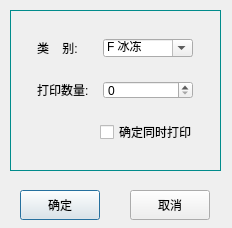
<?xml version="1.0" encoding="UTF-8"?>
<ui version="4.0">
 <class>newslices</class>
 <widget class="QDialog" name="newslices">
  <property name="geometry">
   <rect>
    <x>0</x>
    <y>0</y>
    <width>232</width>
    <height>228</height>
   </rect>
  </property>
  <property name="minimumSize">
   <size>
    <width>232</width>
    <height>228</height>
   </size>
  </property>
  <property name="maximumSize">
   <size>
    <width>232</width>
    <height>228</height>
   </size>
  </property>
  <property name="windowTitle">
   <string>Dialog</string>
  </property>
  <widget class="QGroupBox" name="groupBox">
   <property name="geometry">
    <rect>
     <x>10</x>
     <y>10</y>
     <width>211</width>
     <height>161</height>
    </rect>
   </property>
   <property name="styleSheet">
    <string notr="true">QGroupBox {
     border-width:1px;  
   border-style:solid;
   border-color:darkCyan;  

}</string>
   </property>
   <property name="title">
    <string/>
   </property>
   <layout class="QVBoxLayout" name="verticalLayout_2">
    <item>
     <layout class="QVBoxLayout" name="verticalLayout">
      <item>
       <spacer name="horizontalSpacer_9">
        <property name="orientation">
         <enum>Qt::Horizontal</enum>
        </property>
        <property name="sizeHint" stdset="0">
         <size>
          <width>40</width>
          <height>20</height>
         </size>
        </property>
       </spacer>
      </item>
      <item>
       <layout class="QHBoxLayout" name="horizontalLayout">
        <item>
         <spacer name="horizontalSpacer">
          <property name="orientation">
           <enum>Qt::Horizontal</enum>
          </property>
          <property name="sizeHint" stdset="0">
           <size>
            <width>40</width>
            <height>20</height>
           </size>
          </property>
         </spacer>
        </item>
        <item>
         <widget class="QLabel" name="label">
          <property name="minimumSize">
           <size>
            <width>60</width>
            <height>0</height>
           </size>
          </property>
          <property name="text">
           <string>类    别:</string>
          </property>
         </widget>
        </item>
        <item>
         <widget class="QComboBox" name="comboBoxType">
          <property name="minimumSize">
           <size>
            <width>90</width>
            <height>0</height>
           </size>
          </property>
          <property name="editable">
           <bool>true</bool>
          </property>
          <item>
           <property name="text">
            <string>F 冰冻</string>
           </property>
          </item>
          <item>
           <property name="text">
            <string>A 常规</string>
           </property>
          </item>
         </widget>
        </item>
        <item>
         <spacer name="horizontalSpacer_2">
          <property name="orientation">
           <enum>Qt::Horizontal</enum>
          </property>
          <property name="sizeHint" stdset="0">
           <size>
            <width>40</width>
            <height>20</height>
           </size>
          </property>
         </spacer>
        </item>
       </layout>
      </item>
      <item>
       <spacer name="horizontalSpacer_7">
        <property name="orientation">
         <enum>Qt::Horizontal</enum>
        </property>
        <property name="sizeHint" stdset="0">
         <size>
          <width>40</width>
          <height>20</height>
         </size>
        </property>
       </spacer>
      </item>
      <item>
       <layout class="QHBoxLayout" name="horizontalLayout_2">
        <item>
         <spacer name="horizontalSpacer_3">
          <property name="orientation">
           <enum>Qt::Horizontal</enum>
          </property>
          <property name="sizeHint" stdset="0">
           <size>
            <width>40</width>
            <height>20</height>
           </size>
          </property>
         </spacer>
        </item>
        <item>
         <widget class="QLabel" name="label_2">
          <property name="minimumSize">
           <size>
            <width>60</width>
            <height>0</height>
           </size>
          </property>
          <property name="text">
           <string>打印数量:</string>
          </property>
         </widget>
        </item>
        <item>
         <widget class="QSpinBox" name="spinBoxPrintNumber">
          <property name="minimumSize">
           <size>
            <width>90</width>
            <height>0</height>
           </size>
          </property>
         </widget>
        </item>
        <item>
         <spacer name="horizontalSpacer_4">
          <property name="orientation">
           <enum>Qt::Horizontal</enum>
          </property>
          <property name="sizeHint" stdset="0">
           <size>
            <width>40</width>
            <height>20</height>
           </size>
          </property>
         </spacer>
        </item>
       </layout>
      </item>
      <item>
       <spacer name="horizontalSpacer_8">
        <property name="orientation">
         <enum>Qt::Horizontal</enum>
        </property>
        <property name="sizeHint" stdset="0">
         <size>
          <width>40</width>
          <height>20</height>
         </size>
        </property>
       </spacer>
      </item>
      <item>
       <layout class="QHBoxLayout" name="horizontalLayout_3">
        <item>
         <spacer name="horizontalSpacer_5">
          <property name="orientation">
           <enum>Qt::Horizontal</enum>
          </property>
          <property name="sizeHint" stdset="0">
           <size>
            <width>40</width>
            <height>20</height>
           </size>
          </property>
         </spacer>
        </item>
        <item>
         <widget class="QLabel" name="label_3">
          <property name="minimumSize">
           <size>
            <width>60</width>
            <height>0</height>
           </size>
          </property>
          <property name="text">
           <string/>
          </property>
         </widget>
        </item>
        <item>
         <widget class="QCheckBox" name="checkBoxPrint">
          <property name="text">
           <string>确定同时打印</string>
          </property>
         </widget>
        </item>
        <item>
         <spacer name="horizontalSpacer_6">
          <property name="orientation">
           <enum>Qt::Horizontal</enum>
          </property>
          <property name="sizeHint" stdset="0">
           <size>
            <width>40</width>
            <height>20</height>
           </size>
          </property>
         </spacer>
        </item>
       </layout>
      </item>
     </layout>
    </item>
    <item>
     <spacer name="horizontalSpacer_10">
      <property name="orientation">
       <enum>Qt::Horizontal</enum>
      </property>
      <property name="sizeHint" stdset="0">
       <size>
        <width>40</width>
        <height>20</height>
       </size>
      </property>
     </spacer>
    </item>
   </layout>
  </widget>
  <widget class="QPushButton" name="pushButtonOk">
   <property name="geometry">
    <rect>
     <x>20</x>
     <y>190</y>
     <width>80</width>
     <height>30</height>
    </rect>
   </property>
   <property name="minimumSize">
    <size>
     <width>0</width>
     <height>30</height>
    </size>
   </property>
   <property name="text">
    <string>确定</string>
   </property>
  </widget>
  <widget class="QPushButton" name="pushButtonCancel">
   <property name="geometry">
    <rect>
     <x>130</x>
     <y>190</y>
     <width>80</width>
     <height>30</height>
    </rect>
   </property>
   <property name="minimumSize">
    <size>
     <width>0</width>
     <height>30</height>
    </size>
   </property>
   <property name="text">
    <string>取消</string>
   </property>
  </widget>
 </widget>
 <resources/>
 <connections/>
</ui>
